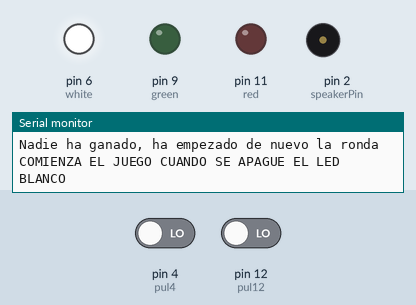
Bench run of a sketch on a simulated Arduino Uno, built with avr-gcc and run on an emulated ATmega328P. Parts: output pins drawn as LEDs (lit = HIGH), buzzer (waves = sounding), the last lines printed to the serial monitor. The inputs (shaded band) are chosen by the test bench; at power-on: pin 4 (pul4) LOW, pin 12 (pul12) LOW. Random numbers use the default seed unless the sketch sets one.

Above: at 13.3 s.
13.4 s: pin 4 (pul4) driven HIGH
At 20.1 s:
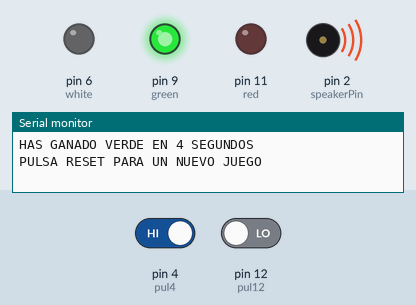
At 25.2 s:
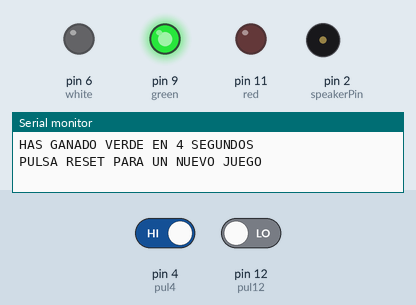
Timing chart, 0 to 26.7 s (numbered marks = the images above; inputs shaded):
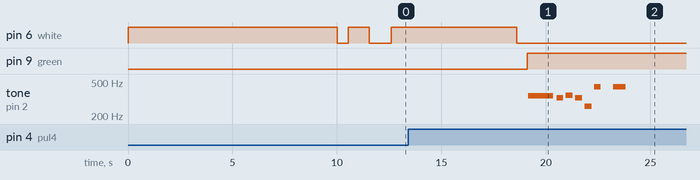

Measured:
- after the input at 13.4 s, pin 9 (green): LOW → HIGH after 5.7 s; tone on pin 2 (speakerPin): plays 346 Hz for 1.2 s, 328 Hz for 0.32 s, 348 Hz for 0.32 s, 328 Hz for 0.32 s, 261 Hz for 0.32 s, 439 Hz for 0.32 s … (7 notes in this stretch), starting after 5.8 s

The sketch:

reflejos.ino
```cpp
byte white = 6; //Start fkng n00b

byte green = 9; //Player 1
byte pul4 = 4;

byte red = 11; //Player 2
byte pul12 = 12;

String winner = "Espera, ¿nadie ha ganado? ¿Tan mancos sois? Peor que WillyRex en el COD, eh";
byte gameOver = 0;

int csgo = 0; //Ja jaaaaaaaa CounterStrike:GO

// Sleep when we're dead (ty mcgough6101)
byte speakerPin = 2;

int length = 10;
char notes[] = "fefeca a#a "; // El espacio es una parada
int beats[] = { 4, 1, 1, 1, 1, 1, 1, 2, };
int tempo = 300;

void setup() {
  Serial.begin(9600); //Port? Are we boats now?

  pinMode(white, OUTPUT);
  pinMode(green, OUTPUT);
  pinMode(red, OUTPUT);

  pinMode(pul4, INPUT);
  pinMode(pul12, INPUT);

  pinMode(speakerPin, OUTPUT);
}

void loop() {
  counterStrike();
  if (gameOver == 0) {
    Serial.println("COMIENZA EL JUEGO CUANDO SE APAGUE EL LED BLANCO");
    digitalWrite(white, HIGH);
    delay(random(11) * 1000); //Set to 11 to get from 0 to 10
    //delay(1000); //Tests
    digitalWrite(white, LOW);
    delay(500);
  }

  if (digitalRead(pul4) == 1 && gameOver == 0) {
      digitalWrite(green, HIGH);
      getReck(1);
  }

  if (digitalRead(pul12) == 1 && gameOver == 0) {
      digitalWrite(red, HIGH);
      getReck(2);
  }

  if (gameOver == 0){
    Serial.println("Nadie ha ganado, ha empezado de nuevo la ronda");
  }
}

void counterStrike(){
  if (gameOver == 1) return;
  csgo++;
}

void getReck(int player){
  gameOver = 1;

  switch(player) {
      case 1:
        winner = "VERDE";
        break;
      case 2:
        winner = "ROJO";
        break;
  }
  Serial.println("HAS GANADO " + winner + " EN " + csgo + " SEGUNDOS");
  Serial.println("PULSA RESET PARA UN NUEVO JUEGO");
    for (int i = 0; i < length; i++) {
    if (notes[i] == ' ') {
      delay(beats[i] * tempo); // rest
    } else {
      playNote(notes[i], beats[i] * tempo);
    }

    delay(tempo / 2); //Delay!
  }
}

void playTone(int tone, int duration) {
  for (long i = 0; i < duration * 1000L; i += tone * 2) {
    digitalWrite(speakerPin, HIGH);
    delayMicroseconds(tone);
    digitalWrite(speakerPin, LOW);
    delayMicroseconds(tone);
  }
}

void playNote(char note, int duration) {
  char names[] = { 'c', 'd', 'd#', 'e', 'f', 'g', 'g#', 'a', 'a#' };
  int tones[] = { 1915, 1700, 1608, 1519, 1432, 1275, 1205, 1136, 1073 };

  for (int i = 0; i < 8; i++) {
    if (names[i] == note) {
      playTone(tones[i], duration);
    }
  }
}
```
